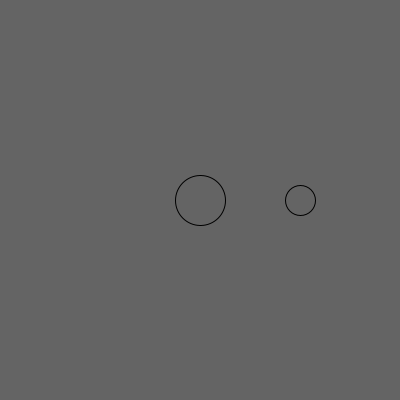
Frame 1 (no input)
Frame 60 (the mouse pressed at the canvas centre just before this capture): identical to frame 1, image omitted
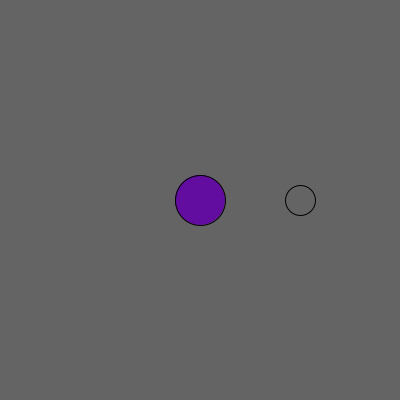
Frame 120 (the mouse held since frame 60 and released just before this capture)

The Processing sketch that drew these frames (run headless with seeded random() and noise(); from frame 60 on, the mouse is pressed at the canvas centre):

// Processing sketch: week01_05_simple_hover_multi_buttons
// ── week01_05_simple_hover_multi_buttons.pde
//Aven,02/26/2017
//Interactive Installation
//New Media, WPP, SADA


float x1, y1, size1 = 50, x2, y2, size2 = 30;
color button1Color = color(100);
color button2Color = color(100);

void setup() {
  size(400, 400);
  stroke(0);
  strokeWeight(1);
  x1 = width/2;
  y1 = height/2;
  x2 = width/2 + 100;
  y2 = height/2;
}


void draw() {
  background(100);
  //size = sin(frameCount*0.02)*60 + 90;
  fill(button1Color);
  ellipse(x1, y1, size1, size1);
  fill(button2Color);
  ellipse(x2, y2, size2, size2);

  float distance1 = dist(x1, y1, mouseX, mouseY);
  if ( distance1 < size1/2) { //mouse hover
    button1Color = color(255, 0, 0);
    if (mousePressed) {
      button1Color = color(random(255), random(255), random(255));
    }
  } else {
    button1Color = color(100);
  }
  float distance2 = dist(x2, y2, mouseX, mouseY);
  if ( distance2 < size2/2) { //mouse hover
    button2Color = color(255, 0, 0);
    if (mousePressed) {
      button2Color = color(random(255), random(255), random(255));
    }
  } else {
    button2Color = color(100);
  }
}
